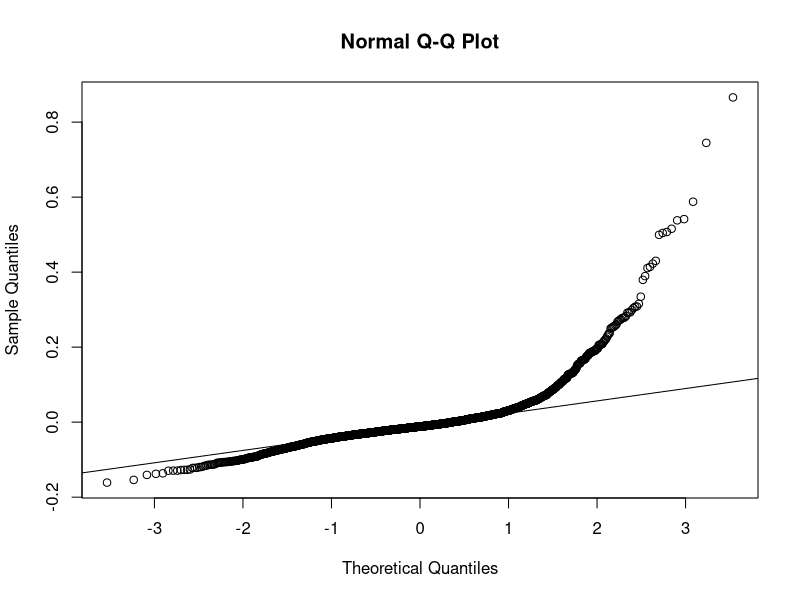
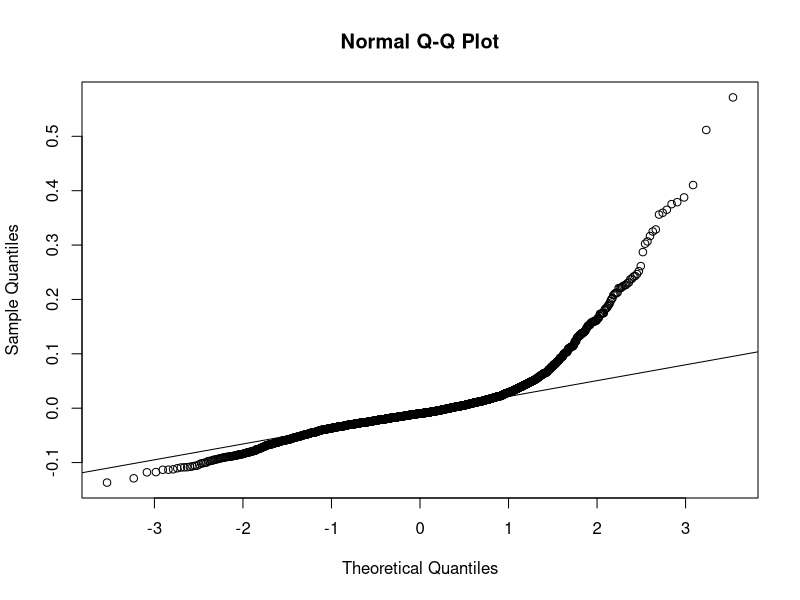
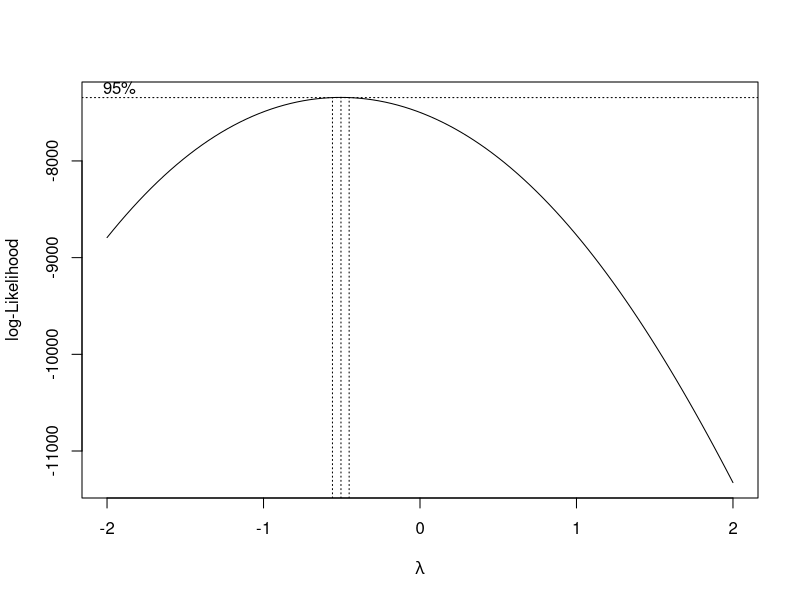
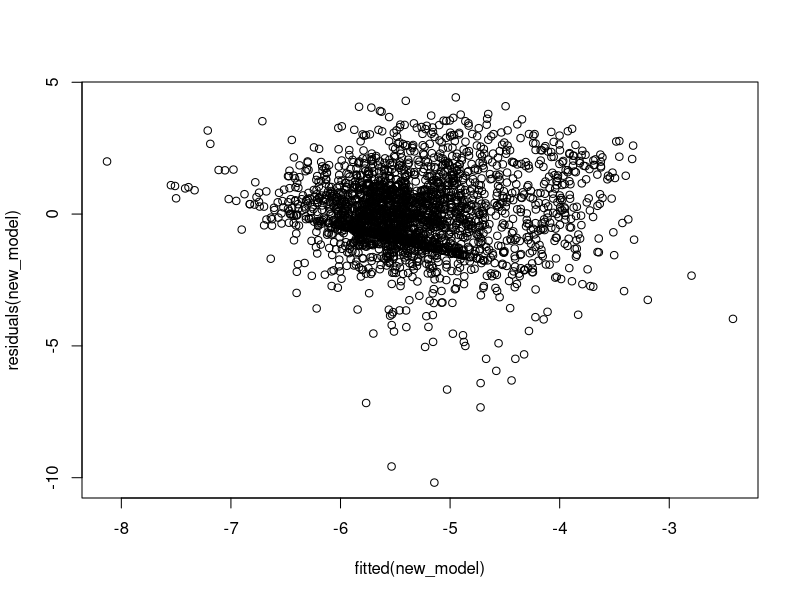
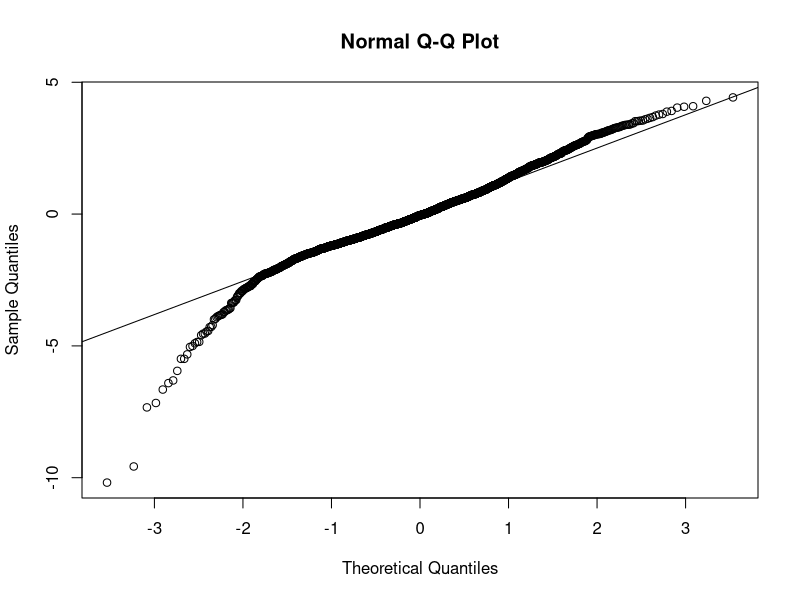

Recreate these plots in R, in order. (Note: this script raises an error after producing the figures.)
## ---- chunk 1
knitr::opts_chunk$set(echo = TRUE)
## ---- chunk 2
# load data
library(readxl)
df = read_xlsx("Analysis/IPO_data.xlsx")
#df = df[which(df$search_avail == 0),]
df = subset(df, select=-c(search_avail, search_vol_avg, 
                    original_high_filing_price,original_low_filing_price,
                    upward_adjustment, offer_price, closing_price))
df = df[!duplicated(df), ] # drop duplicates
## ---- chunk 3
# use min-max scaling to normalize data
library(caret)
df_numeric = df[sapply(df,is.numeric)]
preproc2 <- preProcess(df_numeric, method=c("range"))
 
norm2 <- predict(preproc2, df_numeric)
norm2 = norm2[!(norm2$underpricing == 0),] # get rid of zero value in underpricing
## ---- chunk 4
# OLS no transformation
model = lm(underpricing~., data=norm2)
summary(model)
#Q-Q plot for original model
qqnorm(model$residuals)
qqline(model$residuals)

# OLS with log(x+1) transformation on underpricing // use in paper
df_trans = norm2
df_trans$underpricing = log1p(df_trans$underpricing)
model_trans = lm(underpricing~., data=df_trans)
summary(model_trans)
#QQ plot
qqnorm(model_trans$residuals)
qqline(model_trans$residuals)
## ---- chunk 5
# boxcox transformation
# (source: https://www.statology.org/box-cox-transformation-in-r/)
library(MASS)

bc = boxcox(underpricing~., data=df_trans)
lambda <- bc$x[which.max(bc$y)]
new_model <- lm(((underpricing^lambda-1)/lambda) ~., data=df_trans)
summary(new_model)
plot(residuals(new_model)~fitted(new_model))

#Q-Q plot for Box-Cox transformed model
qqnorm(new_model$residuals)
qqline(new_model$residuals)
## ---- chunk 6
new = df_trans
new$proceeds_amt_mil = log1p(new$proceeds_amt_mil)
new$primary_shares_offered = log1p(new$primary_shares_offered)
new$secondary_shares_offered = log1p(new$secondary_shares_offered)
new$c3 = log1p(new$c3)
new$c4 = log1p(new$c4)
new$uncertainty = log1p(new$uncertainty)
new$litigious = log1p(new$litigious)
new$strongmodal = log1p(new$strongmodal)
new$weakmodal = log1p(new$weakmodal)
new$constraining = log1p(new$constraining)

gam_mod_new = gam(formula=underpricing~
                 venture_backed+s(num_bookrunners)+s(rank_no_leads)+
                 s(num_lead_colead_managers)+s(c1)+s(c2)+s(c3)+s(c4)+
                 s(word_length_sentiment)+s(negative)+s(positive)+
                 s(uncertainty)+s(litigious)+s(strongmodal)+s(weakmodal)+
                 s(constraining)+internet+s(nasdaq_returns)+s(vix_returns),
               data=new)
summary(gam_mod_new)
plot(residuals(gam_mod_new)~fitted(gam_mod_new))
plot(gam_mod_new, scale=0)
gam.check(gam_mod_new)


gam_mod_new1 = gam(formula=underpricing~
                 venture_backed+s(num_bookrunners,k=4)+s(rank_no_leads, k=6)+
                 s(num_lead_colead_managers, k=7)+s(c1)+s(c2)+s(c3)+s(c4)+
                 s(word_length_sentiment)+s(negative,k=12)+s(positive,k=5)+
                 s(uncertainty)+s(litigious)+s(strongmodal)+s(weakmodal)+
                 s(constraining)+internet+s(nasdaq_returns)+s(vix_returns),
               data=new)
summary(gam_mod_new1)
plot(residuals(gam_mod_new1)~fitted(gam_mod_new1))
gam.check(gam_mod_new1)

bc_new = boxcox(underpricing~., data=new)
lambda_new <- bc_new$x[which.max(bc$y)]
new_model_new <- lm(((underpricing^lambda_new-1)/lambda_new) ~., data=new)
summary(new_model_new)
plot(residuals(new_model_new)~fitted(new_model_new))
qqnorm(residuals(new_model_new))
qqline(residuals(new_model_new))
hist(residuals(new_model_new))
## ---- chunk 7
# try gam model
library(mgcv)
gam_mod1 = gam(formula=underpricing~s(proceeds_amt_mil)+
                 s(primary_shares_offered)+s(secondary_shares_offered)+
                 venture_backed+s(num_bookrunners)+s(rank_no_leads)+
                 s(num_lead_colead_managers)+s(c1)+s(c2)+s(c3)+s(c4)+
                 s(word_length_sentiment)+s(negative)+s(positive)+
                 s(uncertainty)+s(litigious)+s(strongmodal)+s(weakmodal)+
                 s(constraining)+internet+s(nasdaq_returns)+s(vix_returns),
               data=df_trans)
summary(gam_mod1)
plot(residuals(gam_mod1)~fitted(gam_mod1))
plot(gam_mod1)
plot(gam_mod1, scale=0)

## ---- chunk 8
# c4 and uncertainty (significant interaction)
gam_mod_c4_1 = gam(formula=underpricing~s(proceeds_amt_mil)+
                 s(primary_shares_offered)+s(secondary_shares_offered)+
                 venture_backed+s(num_bookrunners)+s(rank_no_leads)+
                 s(num_lead_colead_managers)+s(c1)+s(c2)+s(c3)+s(c4)+
                 s(word_length_sentiment)+s(negative)+s(positive)+
                 s(uncertainty)+s(litigious)+s(strongmodal)+s(weakmodal)+
                 s(constraining)+internet+s(nasdaq_returns)+s(vix_returns)+
                 ti(c4, uncertainty), data=df_trans)
summary(gam_mod_c4_1)
plot(residuals(gam_mod_c4_1)~fitted(gam_mod_c4_1))
plot(gam_mod_c4_1)
gam.check(gam_mod_c4_1)
gam_mod_c4_2 = gam(formula=underpricing~s(proceeds_amt_mil)+
                 s(primary_shares_offered)+s(secondary_shares_offered)+
                 venture_backed+s(num_bookrunners)+s(rank_no_leads)+
                 s(num_lead_colead_managers)+s(c1)+s(c2)+s(c3)+s(c4)+
                 s(word_length_sentiment)+s(negative)+s(positive)+
                 s(uncertainty)+s(litigious)+s(strongmodal)+s(weakmodal)+
                 s(constraining)+internet+s(nasdaq_returns)+s(vix_returns)+
                 s(c4, uncertainty), data=df_trans)
summary(gam_mod_c4_2)
plot(residuals(gam_mod_c4_2)~fitted(gam_mod_c4_2))
plot(gam_mod_c4_2, scale=0)
## ---- chunk 9
# models with interaction terms
gam_mod2 = gam(formula=underpricing~s(proceeds_amt_mil)+
                 s(primary_shares_offered)+s(secondary_shares_offered)+
                 venture_backed+s(num_bookrunners)+s(rank_no_leads)+
                 s(num_lead_colead_managers)+s(c1)+s(c2)+s(c3)+s(c4)+
                 s(word_length_sentiment)+s(negative)+s(positive)+
                 s(uncertainty)+s(litigious)+s(strongmodal)+s(weakmodal)+
                 s(constraining)+internet+s(nasdaq_returns)+s(vix_returns)+
                 ti(c2, strongmodal)+ti(c2, weakmodal)+ti(c2, word_length_sentiment),
               data=df_trans)
summary(gam_mod2)
## ---- chunk 10
# interaction between c1 and sentiment categories
gam_mod_3 = gam(formula=underpricing~s(proceeds_amt_mil)+
                 s(primary_shares_offered)+s(secondary_shares_offered)+
                 venture_backed+s(num_bookrunners)+s(rank_no_leads)+
                 s(num_lead_colead_managers)+s(c1)+s(c2)+s(c3)+s(c4)+
                 s(word_length_sentiment)+s(negative)+s(positive)+
                 s(uncertainty)+s(litigious)+s(strongmodal)+s(weakmodal)+
                 s(constraining)+internet+s(nasdaq_returns)+s(vix_returns)+
                 ti(c1, uncertainty)+ti(c1, weakmodal)+
                  ti(c1, word_length_sentiment)+ti(c1, negative)+
                  ti(c1, positive)+ti(c1, constraining)+ti(c1, litigious)+
                  ti(c1, strongmodal),
               data=df_trans)
summary(gam_mod_3)
## ---- chunk 11
# model with less terms // worse than model with all terms included
gam_mod_4 = gam(formula=underpricing~s(proceeds_amt_mil)+
                 s(primary_shares_offered)+s(secondary_shares_offered)+
                 venture_backed+s(num_bookrunners)+s(rank_no_leads)+
                 s(num_lead_colead_managers)+s(c3)+s(c1)+s(c2)+s(c4)+
                 s(strongmodal)+s(weakmodal)+
                 internet+s(nasdaq_returns)+s(vix_returns),
               data=df_trans)
summary(gam_mod_4)
## ---- chunk 12
# model with interactions between c2 and sentiment
gam_mod_c2 = gam(formula=underpricing~s(proceeds_amt_mil)+
                 s(primary_shares_offered)+s(secondary_shares_offered)+
                 venture_backed+s(num_bookrunners)+s(rank_no_leads)+
                 s(num_lead_colead_managers)+s(c1)+s(c2)+s(c3)+s(c4)+
                 s(word_length_sentiment)+s(negative)+s(positive)+
                 s(uncertainty)+s(litigious)+s(strongmodal)+s(weakmodal)+
                 s(constraining)+internet+s(nasdaq_returns)+s(vix_returns)+
                 ti(c2, uncertainty)+ti(c2, weakmodal)+
                  ti(c2, word_length_sentiment)+ti(c2, negative)+
                  ti(c2, positive)+ti(c2, constraining)+ti(c2, litigious)+
                  ti(c2, strongmodal),
               data=df_trans)

gam_mod_c2_1 = gam(formula=underpricing~s(proceeds_amt_mil)+
                 s(primary_shares_offered)+s(secondary_shares_offered)+
                 venture_backed+s(num_bookrunners)+s(rank_no_leads)+
                 s(num_lead_colead_managers)+s(c1)+s(c2)+s(c3)+s(c4)+
                 s(word_length_sentiment)+s(negative)+s(positive)+
                 s(uncertainty)+s(litigious)+s(strongmodal)+s(weakmodal)+
                 s(constraining)+internet+s(nasdaq_returns)+s(vix_returns)+
                 ti(c2, uncertainty), data=df_trans)
summary(gam_mod_c2_1)
## ---- chunk 13
# model with interactions between c4 and sentiment
gam_mod_c4 = gam(formula=underpricing~s(proceeds_amt_mil)+
                 s(primary_shares_offered)+s(secondary_shares_offered)+
                 venture_backed+s(num_bookrunners)+s(rank_no_leads)+
                 s(num_lead_colead_managers)+s(c1)+s(c2)+s(c3)+s(c4)+
                 s(word_length_sentiment)+s(negative)+s(positive)+
                 s(uncertainty)+s(litigious)+s(strongmodal)+s(weakmodal)+
                 s(constraining)+internet+s(nasdaq_returns)+s(vix_returns)+
                 ti(c4, uncertainty)+ti(c4, weakmodal)+
                  ti(c4, word_length_sentiment)+ti(c4, negative)+
                  ti(c4, positive)+ti(c4, constraining)+ti(c4, litigious)+
                  ti(c4, strongmodal),
               data=df_trans)
summary(gam_mod_c4)
## ---- chunk 14
# c1 and uncertainty (insignificant)
gam_mod_c1_1 = gam(formula=underpricing~s(proceeds_amt_mil)+
                 s(primary_shares_offered)+s(secondary_shares_offered)+
                 venture_backed+s(num_bookrunners)+s(rank_no_leads)+
                 s(num_lead_colead_managers)+s(c1)+s(c2)+s(c3)+s(c4)+
                 s(word_length_sentiment)+s(negative)+s(positive)+
                 s(uncertainty)+s(litigious)+s(strongmodal)+s(weakmodal)+
                 s(constraining)+internet+s(nasdaq_returns)+s(vix_returns)+
                 ti(c1, uncertainty), data=df_trans)
summary(gam_mod_c1_1)
## ---- chunk 15
#library(pander)
#pander(summary(gam_mod_c4_1))
## ---- chunk 16
gam_mod_c4_3 = gam(formula=underpricing~s(proceeds_amt_mil)+
                 s(primary_shares_offered)+s(secondary_shares_offered)+
                 venture_backed+s(num_bookrunners)+s(rank_no_leads)+
                 s(num_lead_colead_managers)+s(c1)+s(c2)+s(c3)+s(c4)+
                 s(word_length_sentiment)+s(negative)+s(positive)+
                 s(uncertainty)+s(litigious)+s(strongmodal)+s(weakmodal)+
                 s(constraining)+internet+s(nasdaq_returns)+s(vix_returns)+
                 s(c4, uncertainty), data=new)
summary(gam_mod_c4_3)
plot(residuals(gam_mod_c4_3)~fitted(gam_mod_c4_3))
plot(gam_mod_c4_3, scale=0)
